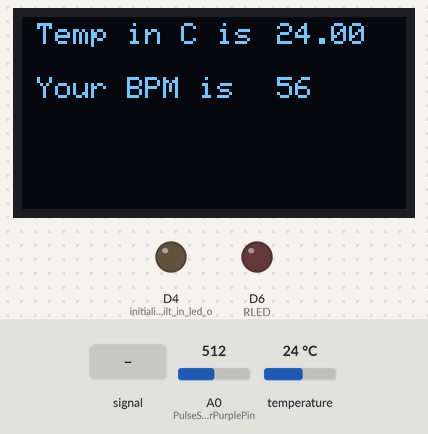
This sketch was run on a simulated ESP8266 (NodeMCU). On the bench: 128×64 one-colour display, output pins drawn as LEDs (lit = HIGH). Inputs (shaded band) come from the test bench; at power-on: A0 (PulseSensorPurplePin) = 512, temperature 24 °C. WiFi joins after 1.5 s; servers stay silent unless stated; uploads are accepted with an empty reply; what the sketch prints to the serial monitor is not drawn.

Above: at 3.5 s.
3.6 s: A0 (PulseSensorPurplePin) fed a 2 Hz sine of ±306 counts around its level
At 5.4 s:
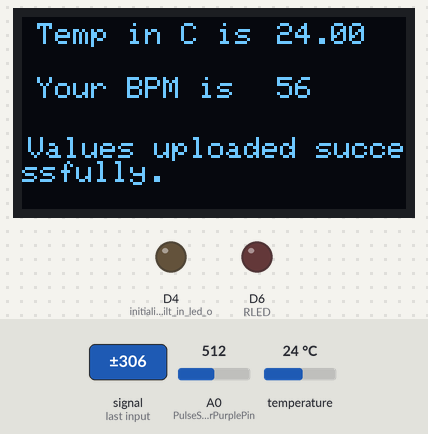
At 9.2 s:
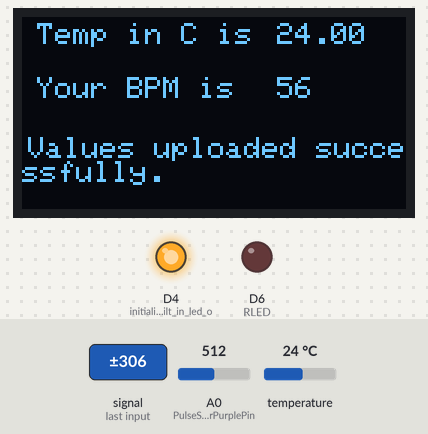
Timing chart, 0 to 10.7 s (numbered marks = the images above; inputs shaded):
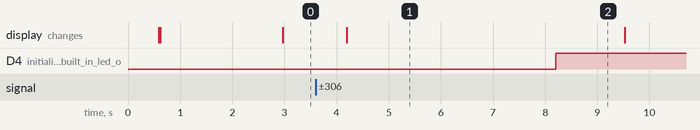

The sketch:

code1.ino
```cpp
#include <PulseSensorPlayground.h>

#include <Wire.h>
#include <Adafruit_GFX.h>
#include <Adafruit_SSD1306.h>

#define SCREEN_WIDTH 128 // OLED display width, in pixels
#define SCREEN_HEIGHT 64 // OLED display height, in pixels

// Declaration for an SSD1306 display connected to I2C (SDA, SCL pins)
Adafruit_SSD1306 display(SCREEN_WIDTH, SCREEN_HEIGHT, &Wire, -1);

#include <OneWire.h>
#include <DallasTemperature.h>
// Data wire is plugged into Nodemcu pin D5
#define OneWireBus D5

// Setup a oneWire instance to communicate with any OneWire devices
// (not just Maxim/Dallas temperature ICs)
OneWire oneWire(OneWireBus);

// Pass our oneWire reference to Dallas Temperature.
DallasTemperature sensors(&oneWire);

float temperatureC;
float temperatureF;

String sendtemperatureC, sendtemperatureF, sendmyBPM, postData;

// Variables
#define PulseSensorPurplePin A0 // PulseSensor data wire is connected to ANALOG PIN 0
#define RLED D6 // Assigning the red LED to D6
int rawBPM;
int myBPM;
int Threshold = 60 ;

#include <ESP8266WiFi.h>
#include <ESP8266HTTPClient.h>
#define HOST "XXXXXXXX"          // Enter HOST URL without "http:// "  and "/" at the end of URL

#define WIFI_SSID " "            // WIFI SSID here
#define WIFI_PASSWORD " "        // WIFI password here


void setup(){
    Serial.begin(115200);
    Serial.println("Communication Started \n\n");
    sensors.begin();

    Serial.begin(115200);
    Serial.println("DS18B20 Output!");
    sensors.begin();

    pinMode(LED_BUILTIN, OUTPUT);     // initialize built in led on the Nodemcu board
    pinMode(RLED, OUTPUT);     // initialize built in led on the Nodemcu board

    if(!display.begin(SSD1306_SWITCHCAPVCC, 0x3C)) { // Address 0x3D for 128x64
      Serial.println(F("SSD1306 allocation failed"));
      for(;;);
    }
    delay(500);
    display.clearDisplay();
    display.setTextSize(1);
    display.setTextColor(WHITE);
    display.setCursor(5, 5);
    // Display static text
    display.println("WELCOME !");
    display.display();

    WiFi.mode(WIFI_STA);
    WiFi.begin(WIFI_SSID, WIFI_PASSWORD);                                     //try to connect with wifi
    Serial.print("Connecting to ");
    Serial.print(WIFI_SSID);
    display.clearDisplay();
    display.setCursor(5, 20);
    display.println("Connecting to");
    display.setCursor(10, 30);
    display.println(WIFI_SSID);
    display.display();
    while (WiFi.status() != WL_CONNECTED){
      Serial.print(".");
      delay(500);
    }

    Serial.println();
    Serial.print("Connected to ");
    Serial.println(WIFI_SSID);
    Serial.print("IP Address is : ");
    Serial.println(WiFi.localIP());    //print local IP address

    delay(30);

    // Double-check the "pulseSensor" object was created and "began" seeing a signal.
    Serial.println("We created a pulseSensor Object !"); //This prints one time at Arduino power-up, or on Arduino reset.
}

void loop(){

  int rawBPM = analogRead(PulseSensorPurplePin);
  myBPM = rawBPM/9 ;
  delay(20);

  sensors.requestTemperatures(); // Send the command to get temperatures
  float temperatureC = sensors.getTempCByIndex(0);
  float temperatureF = sensors.getTempFByIndex(0);

   if(isnan(temperatureC) || isnan(temperatureF)){
    Serial.println("Failed to read DS18B20");
    display.clearDisplay();
    display.setTextSize(2);
    display.setTextColor(WHITE);
    display.setCursor(0, 10);
    display.println("Failed to read DS18B20");
    display.display();
    display.clearDisplay();
  }
  else{
    Serial.print("Temperature in Celcius is ");
    Serial.print(temperatureC);
    Serial.print(" *C ");
    Serial.print(" Temperature in Fahrenheit is ");
    Serial.print(temperatureF);
    Serial.println(" *F");
    Serial.println(myBPM);
    display.clearDisplay();
    display.setTextSize(1);
    display.setTextColor(WHITE);
    display.setCursor(5,2);
    display.println("Temp in C is");
    display.setCursor(85,2);
    display.println(temperatureC);

   display.setTextSize(1);
   display.setTextColor(WHITE);
   display.setCursor(5,20);
   display.println("Your BPM is ");
   display.setCursor(85,20);
   display.println(myBPM);
   display.display();

   while(myBPM > Threshold || temperatureC > 37 )
   {            // If pulse is below "60", then "turn-on" Arduino's on-Board LED.
     digitalWrite(RLED,LOW);
   }

   delay(1000);
  }


   // Convert integer variables to string
   sendtemperatureC = String(temperatureC);
   sendtemperatureF = String(temperatureF);
   sendmyBPM = String(myBPM);


   postData = "sendtemperatureC=" + sendtemperatureC + "&sendtemperatureF=" + sendtemperatureF + "&sendmyBPM=" + sendmyBPM ;

   // Update Host URL here:-

   HTTPClient http;    // http object of clas HTTPClient
   WiFiClient wclient; // wclient object of clas HTTPClient

   http.begin(wclient, "http://XXXXXXX/dbwrite.php");              // Connect to host where MySQL databse is hosted
   http.addHeader("Content-Type", "application/x-www-form-urlencoded");            //Specify content-type header


   int httpCode = http.POST(postData);   // Send POST request to php file and store server response code in variable named httpCode
   Serial.println("Temperature Values are in Celcius = " + sendtemperatureC + " *C" + " and in Fahrenheit = "+sendtemperatureF+ " *K" + " Pulse rate is "+ sendmyBPM + " BPM");


   // if connection eatablished then do this
   if (httpCode == 200){
      Serial.println("Values uploaded successfully."); Serial.println(httpCode);
      display.setTextSize(1);
      display.setTextColor(WHITE);
      display.setCursor(2,40);
      display.println("Values uploaded successfully.");
      display.display();

      String webpage = http.getString();    // Get html webpage output and store it in a string
      Serial.println(webpage + "\n");
      delay(2000);
      }

   // if failed to connect then return and restart

   else {
     Serial.println(httpCode);
     Serial.println("Failed to upload values. \n");
     display.setTextSize(1);
     display.setTextColor(WHITE);
     display.setCursor(2,40);
     display.println("Failed to upload values.");
     display.display();
     delay(2000);
     http.end();
     return;

     }


   delay(1000);
   digitalWrite(LED_BUILTIN, LOW);
   delay(1000);
   digitalWrite(LED_BUILTIN, HIGH);

   temperatureC+=1; temperatureF+=10;  // Incrementing value of variables
   delay(500);
}
```

Measured:
- after the input at 3.6 s, D4 (initialize_built_in_led_o): goes on until 8.2 s, then stays HIGH
